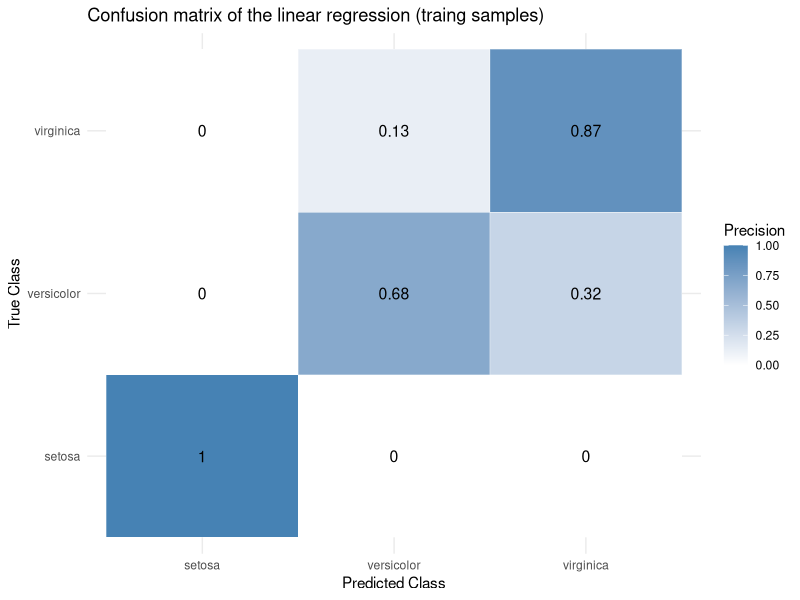
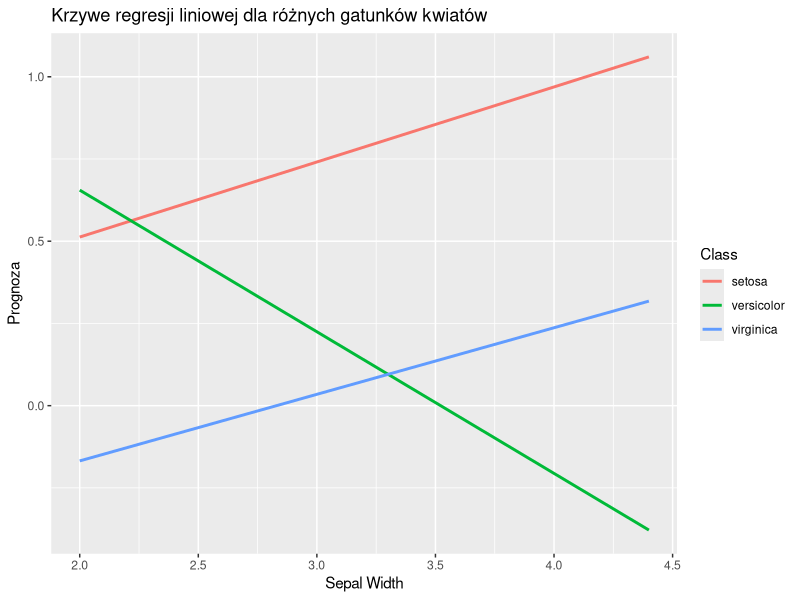
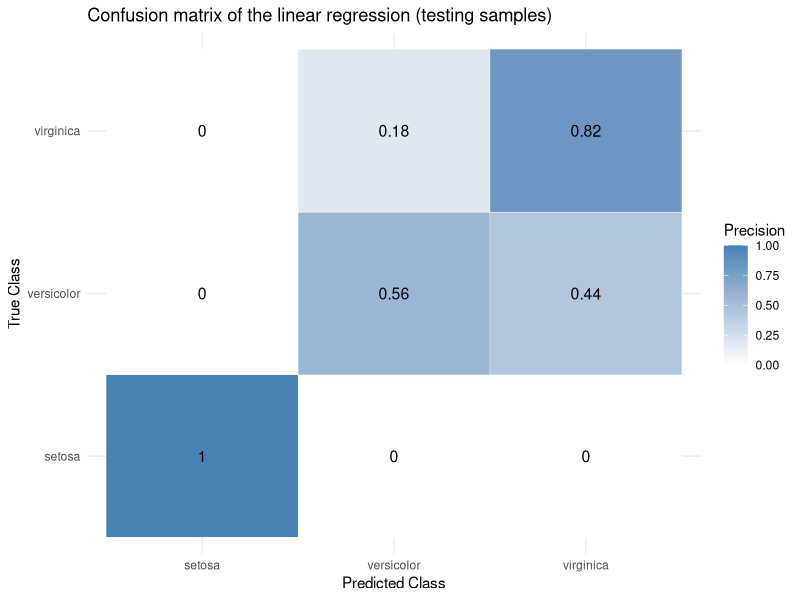
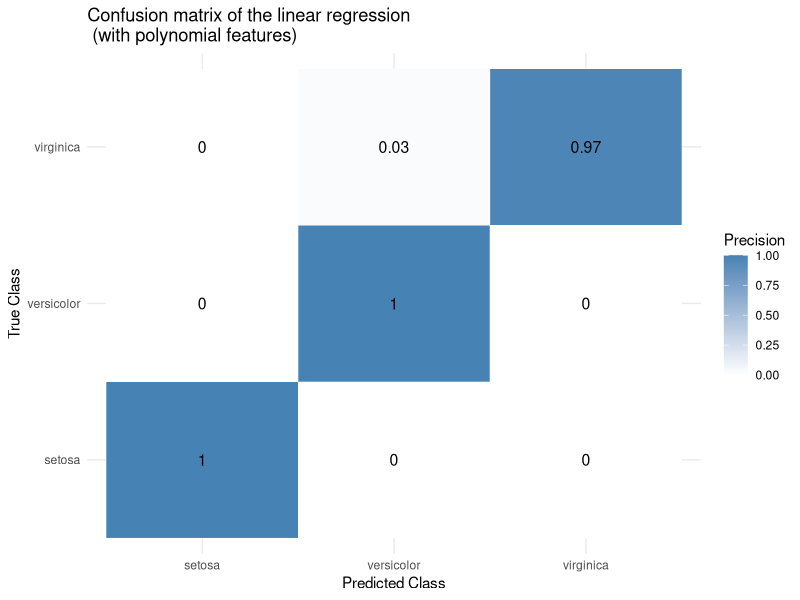
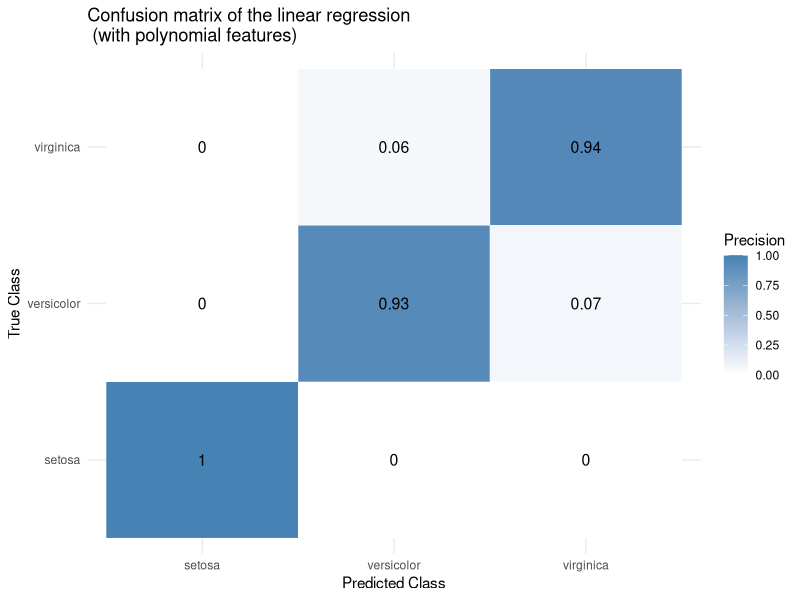

R code for these plots, in order:
## ---- chunk 1
knitr::opts_chunk$set(echo = FALSE, cache = FALSE)
knitr::opts_chunk$set(warning = FALSE, message = FALSE, include = FALSE) 
knitr::opts_chunk$set(fig.pos = "H", out.extra = '', fig.align = "center",
                      fig.height = 4, fig.width =6)
knitr::opts_chunk$set(dev.args = list(encoding = "CP1250.ENC"))

## ---- chunk 2
# Import necessary librarries
library("datasets")
library("caret")
library("reshape2")
## ---- chunk 3
iris_df <- iris
## ---- chunk 4
split_ratio <- 0.7

train_indices <- sample(seq_len(nrow(iris_df)), size = split_ratio * nrow(iris_df))

train_data <- iris_df[train_indices, ]
test_data  <- iris_df[-train_indices, ]
## ---- chunk 5
# Extract class labels
classes <- unique(iris_df$Species)

predictors <- c("Sepal.Length","Sepal.Width", "Petal.Length", "Petal.Width")

# Function to fit one-vs-rest linear regression model for a given class
model_fitter <- function(train_data, cls) {
  binary_response <- ifelse(train_data$Species == cls, 1, 0)
  lm(binary_response ~ Sepal.Length + Sepal.Width + Petal.Length + Petal.Width,
     data = train_data)
}

# Train a model for each class
models <- lapply(classes, function(cls) model_fitter(train_data, cls))

# Function to predict class with the highest predicted value
predict_multiclass <- function(data, models) {
  preds <- sapply(models, function(model) predict(model, newdata = data))
  preds <- as.matrix(preds)
  colnames(preds) <- classes
  
  max_indices <- apply(preds, 1, which.max)
  predicted_classes <- factor(classes[max_indices], levels = classes)
  
  return(predicted_classes)
}

## ---- chunk 6
# Predict ondata
predicted.classes <- predict_multiclass(iris_df, models)

iris_df$Predicted.Species <- predicted.classes
## ---- chunk 7
# Find the true labels
G <- iris_df[train_indices, "Species"]

# Find the predicted labels
G.hat <- predicted.classes[train_indices]

# Create a confussion matrix
conf.matrix <- confusionMatrix(data = G.hat, reference = G)$table

# Normalize the matrix by columns and melt the matrix
conf.matrix <- melt(prop.table(conf.matrix, margin = 2))

# Rename the columns of the matrix
colnames(conf.matrix) <- c("Predicted.label", "True.label", "Precision")


# Plot the confussion matrix as heatmap
ggplot(conf.matrix, aes(x = Predicted.label, y = True.label, fill = Precision)) +
  geom_tile(color = "white") +
  geom_text(aes(label = round(Precision, 2)), size = 4) +
  scale_fill_gradient(low = "white", high = "steelblue") +
  labs(title = "Confusion matrix of the linear regression (traing samples)",
       x = "Predicted Class", y = "True Class", fill = "Precision") +
  theme_minimal()

## ---- chunk 8
library(ggplot2)
library(rlang)
library(dplyr)

create_linreg_data <- function(class, predictor = "Sepal.Length"){
  class_idx <- which(classes == class)
  model_do_wykresu <- models[[class_idx]] # Pobiera model dla danej klasy
  wspolczynniki <- coef(model_do_wykresu)  # Pobiera współczynniki modelu
  
  przewidywane_wartosci <- wspolczynniki[1]  + wspolczynniki[predictor] * train_data[[predictor]] # Oblicza przewidywane wartości
  wartosci_regresji <- data.frame("X" = train_data[[predictor]], # Tworzy ramkę danych
                                   "Y" = przewidywane_wartosci,
                                   "Class" = class)
  colnames(wartosci_regresji) = c(predictor, "Y", "Class") # Ustawia nazwy kolumn
  return(wartosci_regresji)
}
## ---- chunk 9
predictor <- "Sepal.Width" # Wybiera predyktor

dfs <- lapply(classes, function(x) {create_linreg_data(x, predictor)}) # Tworzy listę ramek danych
combined_df <- bind_rows(dfs) # Łączy ramki danych

# Tworzy wykres liniowy
p1 <- ggplot(combined_df, aes(x = !!sym(predictor), y = Y, color = Class)) +
  geom_line(size = 1) +
  labs(title = "Krzywe regresji liniowej dla różnych gatunków kwiatów",
       x = gsub("\\.", " ", predictor), # Etykieta osi X
       y = "Prognoza", # Etykieta osi Y
       color = "Class") # Etykieta legendy 
print(p1)
## ---- chunk 10
# Find the true labels
G <- iris_df[-train_indices, "Species"]

# Find the predicted labels
G.hat <- predicted.classes[-train_indices]

# Create a confussion matrix
conf.matrix <- confusionMatrix(data = G.hat, reference = G)$table

# Normalize the matrix by columns and melt the matrix
conf.matrix <- melt(prop.table(conf.matrix, margin = 2))

# Rename the columns of the matrix
colnames(conf.matrix) <- c("Predicted.label", "True.label", "Precision")


# Plot the confussion matrix as heatmap
ggplot(conf.matrix, aes(x = Predicted.label, y = True.label, fill = Precision)) +
  geom_tile(color = "white") +
  geom_text(aes(label = round(Precision, 2)), size = 4) +
  scale_fill_gradient(low = "white", high = "steelblue") +
  labs(title = "Confusion matrix of the linear regression (testing samples)",
       x = "Predicted Class", y = "True Class", fill = "Precision") +
  theme_minimal()
## ---- chunk 11

# Creating the polynomial features
iris_df$Sepal.Length2 <- iris_df$Sepal.Length^2
iris_df$Sepal.Width2 <- iris_df$Sepal.Width^2
iris_df$Petal.Length2 <- iris_df$Petal.Length^2
iris_df$Petal.Width2 <- iris_df$Petal.Width^2

iris_df$Sepal.Length_Sepal.Width <- iris_df$Sepal.Length * iris_df$Sepal.Width
iris_df$Sepal.Length_Petal.Length <- iris_df$Sepal.Length * iris_df$Petal.Length
iris_df$Sepal.Length_Petal.Width <- iris_df$Sepal.Length * iris_df$Petal.Width
iris_df$Sepal.Width_Petal.Length <- iris_df$Sepal.Width * iris_df$Petal.Length
iris_df$Sepal.Width_Petal.Width <- iris_df$Sepal.Width * iris_df$Petal.Width
iris_df$Petal.Length_Petal.Width <- iris_df$Petal.Length * iris_df$Petal.Width

## ---- chunk 12
train_indices <- sample(seq_len(nrow(iris_df)), size = split_ratio * nrow(iris_df))

iris_df <-   iris_df %>% mutate(Predicted.Species = NULL)

train_data <- iris_df[train_indices, ]
test_data <- iris_df[-train_indices, ]

## ---- chunk 13
# Train a model for each class

# Function to fit one-vs-rest linear regression model for a given class


model_fitter <- function(train_data, cls) {
  binary_response <- ifelse(train_data$Species == cls, 1, 0)
  lm(binary_response ~ ., data = train_data[, names(train_data) != "Species"])
}

models <- lapply(classes, function(cls) model_fitter(train_data, cls))


## ---- chunk 14
# Predict on data
predicted.classes <- predict_multiclass(iris_df, models)

iris_df$Predicted.Species <- predicted.classes

## ---- chunk 15
# Find the true labels
G <- iris_df[train_indices, "Species"]

# Find the predicted labels
G.hat <- predicted.classes[train_indices]

# Create a confussion matrix
conf.matrix <- confusionMatrix(data = G.hat, reference = G)$table

# Normalize the matrix by columns and melt the matrix
conf.matrix <- melt(prop.table(conf.matrix, margin = 2))

# Rename the columns of the matrix
colnames(conf.matrix) <- c("Predicted.label", "True.label", "Precision")


# Plot the confussion matrix as heatmap
ggplot(conf.matrix, aes(x = Predicted.label, y = True.label, fill = Precision)) +
  geom_tile(color = "white") +
  geom_text(aes(label = round(Precision, 2)), size = 4) +
  scale_fill_gradient(low = "white", high = "steelblue") +
  labs(title = "Confusion matrix of the linear regression \n (with polynomial features)",
       x = "Predicted Class", y = "True Class", fill = "Precision") +
  theme_minimal()

## ---- chunk 16
# Find the true labels
G <- iris_df[-train_indices, "Species"]

# Find the predicted labels
G.hat <- predicted.classes[-train_indices]

# Create a confussion matrix
conf.matrix <- confusionMatrix(data = G.hat, reference = G)$table

# Normalize the matrix by columns and melt the matrix
conf.matrix <- melt(prop.table(conf.matrix, margin = 2))

# Rename the columns of the matrix
colnames(conf.matrix) <- c("Predicted.label", "True.label", "Precision")


# Plot the confussion matrix as heatmap
ggplot(conf.matrix, aes(x = Predicted.label, y = True.label, fill = Precision)) +
  geom_tile(color = "white") +
  geom_text(aes(label = round(Precision, 2)), size = 4) +
  scale_fill_gradient(low = "white", high = "steelblue") +
  labs(title = "Confusion matrix of the linear regression \n (with polynomial features)",
       x = "Predicted Class", y = "True Class", fill = "Precision") +
  theme_minimal()
